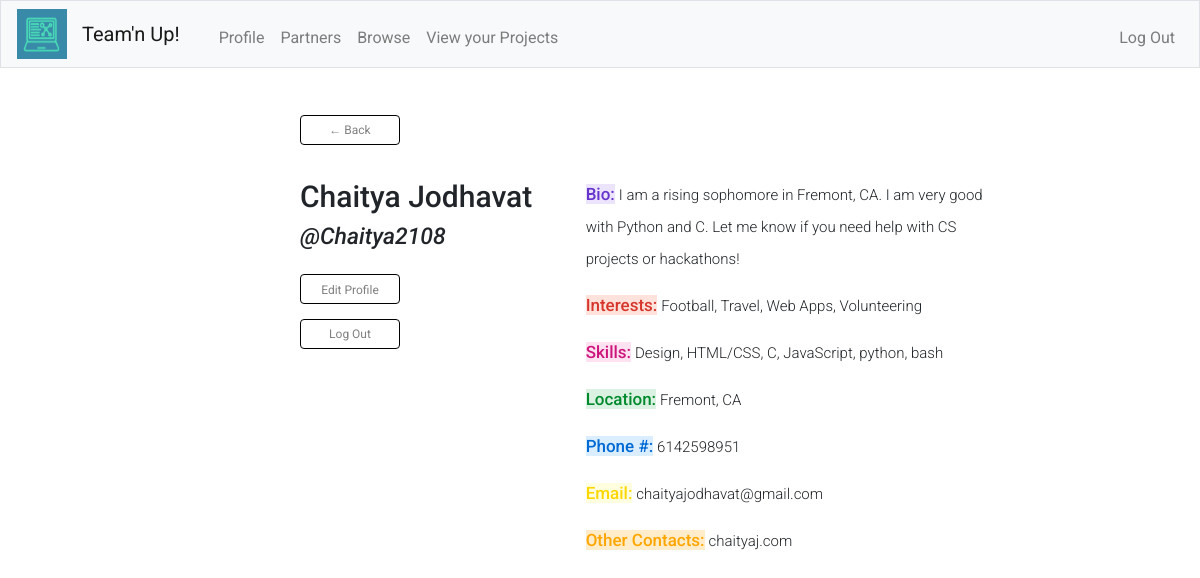
The app's page /profile (signed in) with its own data.
### tables this page shows
CREATE TABLE profile
(
    id INTEGER,
    username TEXT,
    name TEXT,
    bio TEXT,
    interests TEXT,
    skills TEXT,
    location TEXT,
    phone TEXT,
    email TEXT,
    info TEXT
);

### app.py (the view)
@app.route("/profile", methods=["GET","POST"])
def profile():
    if request.method == "POST":
        person_id = request.form.get("person_id")
        row = db.execute("SELECT * FROM profile WHERE id = :user_id", user_id=person_id)[0]
        return render_template("profile.html",row=row,yours=None)
    else:
        row = db.execute("SELECT * FROM profile WHERE id = :user_id", user_id=session["user_id"])[0]
        return render_template("profile.html",row=row,yours="yes")

### app.py (called while the page is built)
@app.after_request
def after_request(response):
    response.headers["Cache-Control"] = "no-cache, no-store, must-revalidate"
    response.headers["Expires"] = 0
    response.headers["Pragma"] = "no-cache"
    return response

### templates/profile.html (shortened to what this page needs)
{% extends "layout.html" %}
{% block body %}
<div class="profile-page">
<div class="parent">
    <br>
    <div>
        <form action="/browse" style="display: inline;font-size:larger;">
            <button class="back" type="submit">
                &#8592 Back</button>
        </form>
    <br>
    <br>
    <div id="profilePart">
        <div id="nameEtc" >
            <h1 class="profile-name">{{row["name"]}}</h1>
            <h3 class="profile-name"><i>@{{ row["username"] }}</i></h3>
            {% if yours %}
                <form action="/updateProf2" method="post">
                    <input class="second btn btn-primary" id="partnerUp" type="submit" name="button" value="Edit Profile">
                </form>
            {% else %}
                <form action="/partners" method="post">
                    <input type="hidden" name="person_id" value="{{row['id']}}">
                    <input class="second btn btn-primary" id="partnerUp" type="submit" name="button" value="Partner Up">
                </form>
            {% endif %}
            <form action="#">
                <input id="logOut" type="submit" value="Log Out" href="/logout"/>
            </form>
        </div>
        <div id="about">
            <div>
                <div class="section">
                <h4 class="sub purple bio" id="bio" >Bio:</h4>
                <p class="ans">{{row["bio"]}}</p>
                <br>
            </div>
                <div class="section">
                <h4 class="sub red interests">Interests:</h4>
                <p class="ans" >{{row["interests"]}}</p>
                <br></div>
                <div class="section">
                <h4 class="sub pink skills" >Skills:</h4>
                <p class="ans" >{{row["skills"]}}</p>
                <br>
                </div>
                <div class="section">
                <h4 class="sub green location">Location:</h4>
                <p class="ans"> {{row["location"]}}</p>
                <br>
                </div>
                <div class="section">
                <h4 class="sub blue phone">Phone #:</h4>
                <p class="ans">{{row["phone"]}}</p>
                <br>
            </div>
                <div class="section">
                <h4 class="sub yellow email">Email:</h4>
                <p class="ans">{{ row["email"] }}</p>
            {% if row["info"] != None %}<br>
        </div>
            <div class="section">
                    <h4 class="sub orange other">Other Contacts:</h4>
                    <p class="ans">{{row["info"]}}</p>
                    </div>
            {% endif %}
        </div>
    </div>
</div>
</div>
{% endblock %}

### static/layout.css (style rules this page uses)
* { font-family: 'Roboto', sans-serif; }
.red { color: rgb(214, 54, 43); background-color: rgb(254, 226, 219) }
.purple { color: rgb(102, 51, 204); background-color: rgb(236, 228, 252); }
.pink { color: rgb(204, 20, 123); background-color: rgb(255, 226, 242); }
.green { color: rgb(0, 138, 45); background-color: rgb(219, 242, 226); }
.yellow { color: #FFD700; background-color: rgb(255,255,224); }
.orange { color: rgb(255, 166, 0); background-color: rgb(255, 236, 202); }
.blue { color: rgb(0, 106, 212); background-color: rgb(219, 238, 255); }

### templates/profile.html (style rules this page uses)
.profile-page { margin-left:25%; }
h1.profile-name { font-size:30px; }
h3.profile-name { font-size:23px; margin-right:100px; }
.parent { text-align: left; margin-right: 200px; line-height: 2; }
.sub, .ans { display: inline; }
.editProfile, #logOut, button.back, #partnerUp { height: 30px; width: 100px; margin-top: 15px; border: 1px solid black; border-radius: 4px; background-color: white; color: gray; text-align: center; font-size: 12px; }
#profilePart { display: flex; }
#nameEtc { height: 500px; }
h4.sub { font-size:17px; width:55%; }
p.ans { font-size:15px; width:55%; font-weight:300; }
.section { margin-left:40px; margin-bottom:15px; }

### records on screen
profile: name "Chaitya Jodhavat", username "Chaitya2108", bio "I am a rising sophomore in Fremont, CA. I am very good with Python and C. Let me know if you need help with CS projects or hackathons!", interests "Football, Travel, Web Apps, Volunteering", skills "Design, HTML/CSS, C, JavaScript, python, bash", location "Fremont, CA", phone "6142598951", email "chaityajodhavat@gmail.com", info "chaityaj.com"
